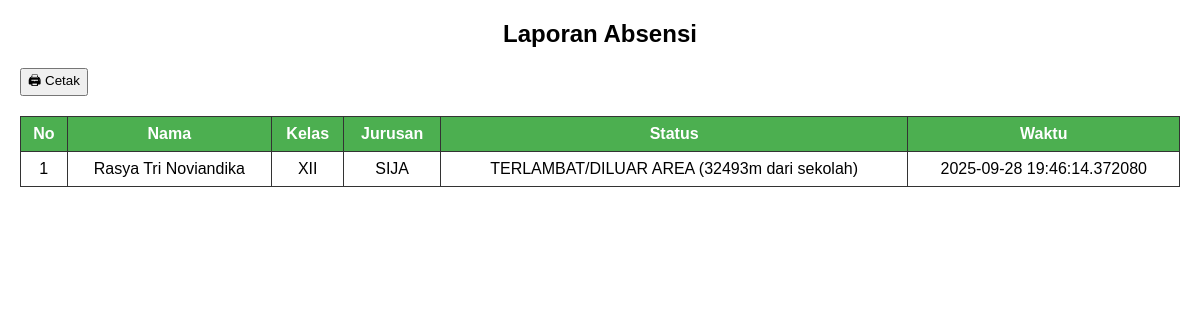
The page /admin/absensi/print (signed in) on the database as committed earlier.
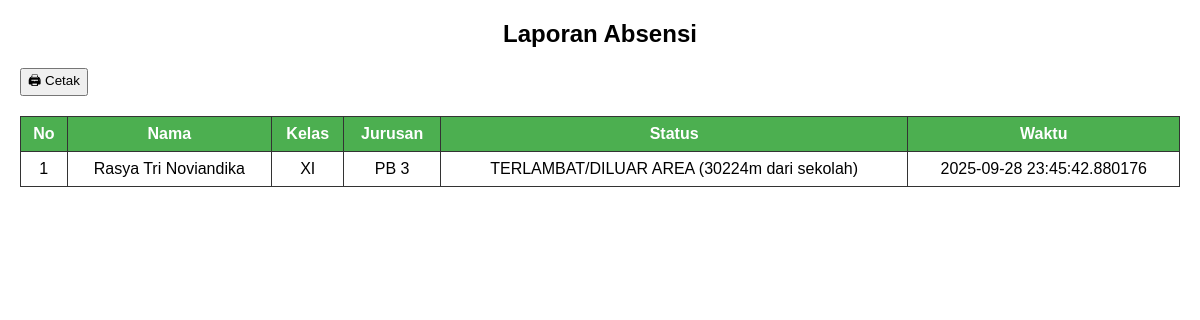
The same page on the database as committed later.
### tables this page shows
CREATE TABLE absensi (
            id INTEGER PRIMARY KEY AUTOINCREMENT,
            siswa_id INTEGER,
            nama TEXT NOT NULL,
            kelas TEXT NOT NULL,
            jurusan TEXT NOT NULL,
            latitude REAL,
            longitude REAL,
            status TEXT NOT NULL,
            waktu TIMESTAMP DEFAULT CURRENT_TIMESTAMP
        );

### app.py (the view)
@app.route("/admin/absensi/print")
@login_required
def print_absensi():
    conn = sqlite3.connect(DB_NAME)
    cur = conn.cursor()
    cur.execute("SELECT nama, kelas, jurusan, status, waktu FROM absensi ORDER BY waktu DESC")
    absensi = cur.fetchall()
    conn.close()
    return render_template("admin/print_absensi.html", absensi=absensi)

### app.py (called while the page is built)
def login_required(f):
    from functools import wraps
    @wraps(f)
    def decorated_function(*args, **kwargs):
        if 'admin_logged_in' not in session:
            return redirect(url_for('admin_login'))
        return f(*args, **kwargs)
    return decorated_function

### templates/admin/print_absensi.html (shortened to what this page needs)
<!DOCTYPE html>
<html lang="id">
<head>
</head>
<body>
  <h2>Laporan Absensi</h2>
  <button onclick="window.print()">🖨 Cetak</button>
  <table>
    <thead>
      <tr>
        <th>No</th>
        <th>Nama</th>
        <th>Kelas</th>
        <th>Jurusan</th>
        <th>Status</th>
        <th>Waktu</th>
      </tr>
    </thead>
    <tbody>
      {% for a in absensi %}
      <tr>
        <td>{{ loop.index }}</td>
        <td>{{ a[0] }}</td>
        <td>{{ a[1] }}</td>
        <td>{{ a[2] }}</td>
        <td>{{ a[3] }}</td>
        <td>{{ a[4] }}</td>
      </tr>
      {% endfor %}
    </tbody>
  </table>
</body>
</html>

Rows that differ between the two databases and show on the page:
changed absensi "Rasya Tri Noviandika": kelas "XII" → "XI"; jurusan "SIJA" → "PB 3"; status "TERLAMBAT/DILUAR AREA (32493m dari sekolah)" → "TERLAMBAT/DILUAR AREA (30224m dari sekolah)"; waktu "2025-09-28 19:46:14.372080" → "2025-09-28 23:45:42.880176"
